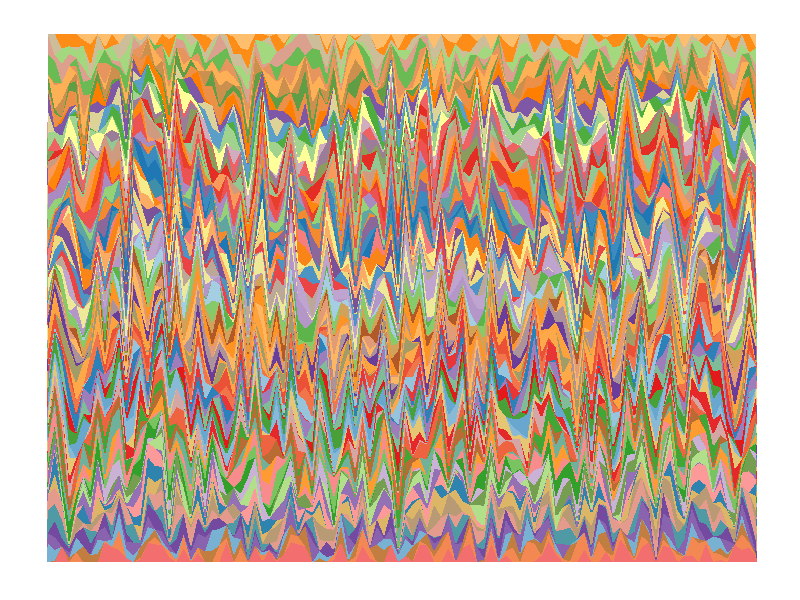

Write the R code that produced this figure.
set.seed(3)
library(ggplot2)
library(RColorBrewer)
ngroup=100
names=paste("G_",seq(1,ngroup),sep="")
DAT=data.frame()

for(i in seq(1:100)){
  data=data.frame( matrix(0, ngroup , 3))
  data[,1]=i
  data[,2]=sample(names, nrow(data))
  data[,3]=prop.table(sample( c(rep(0,100),c(1:ngroup)) ,nrow(data)))
  DAT=rbind(DAT,data)
}
colnames(DAT)=c("Year","Group","Value")
DAT=DAT[order( DAT$Year, DAT$Group) , ]


coul = brewer.pal(12, "Paired") 
coul = colorRampPalette(coul)(ngroup)
coul=coul[sample(c(1:length(coul)) , size=length(coul) ) ]

ggplot(DAT, aes(x=Year, y=Value, fill=Group )) + 
  geom_area(alpha=1  )+
  theme_bw() +
  #scale_fill_brewer(colour="red", breaks=rev(levels(DAT$Group)))+
  scale_fill_manual(values = coul)+
  theme(
    text = element_blank(),
    line = element_blank(),
    title = element_blank(),
    legend.position="none",
    panel.border = element_blank(),
    panel.background = element_blank())

